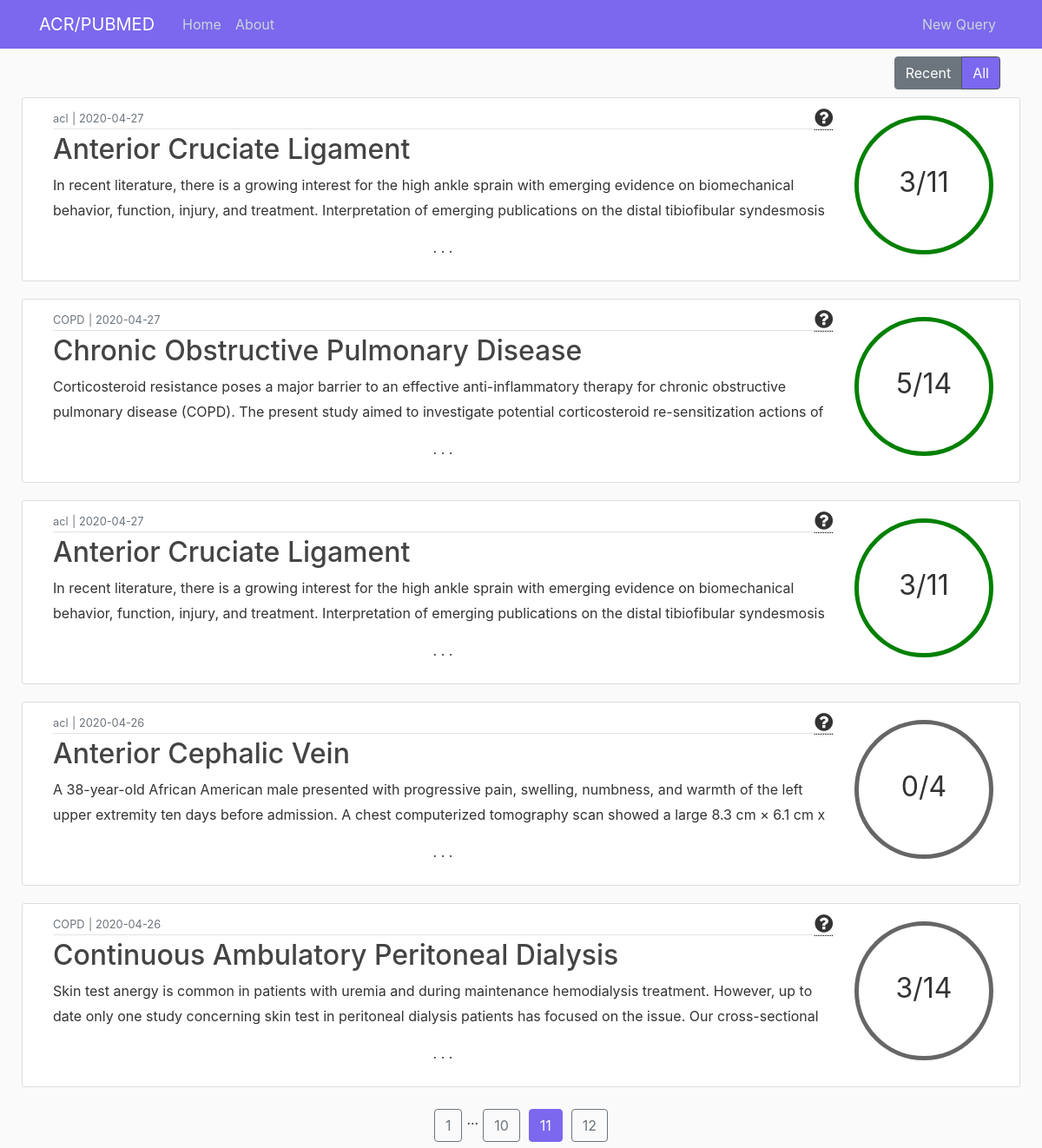
Screenshot of /home/all?page=11 with the database file from the repository.
### flaskblog/models.py (models this page shows, shortened)
class QueryT(db.Model):
    __tablename__ = 'queryt'
    id = db.Column(db.Integer, primary_key=True)
    term = db.Column(db.String(100), nullable=False)
    origterm = db.Column(db.String(100), nullable=False)
    date_posted = db.Column(db.DateTime, nullable=False, default=datetime.utcnow)
    content = db.Column(db.Text, nullable=False)
    percentmatch = db.Column(db.String(3), nullable=False)
    origtermpresent = db.Column(db.Boolean, nullable=False)
    acrmatches = db.Column(db.Text)
    lfmatches = db.Column(db.Text)
    user_id = db.Column(db.String(50), nullable=False)

### flaskblog/main/routes.py (the view)
@main.route("/home/all")
def home_all():
    page = request.args.get('page', 1, type=int)
    queriest = QueryT.query.order_by(QueryT.date_posted.desc()).paginate(page=page, per_page=5)
    return render_template('home.html', queriest=queriest, active1="", active2="active")

### flaskblog/templates/home.html (shortened to what this page needs)
{% extends "layout.html" %}
{% block content %}
    <div class="container-fluid">
        <main role="main">
          <div class="row">
            <div class="d-flex flex-row-reverse col-md-12">
                <div id="toggler" class="btn-group btn-group-toggle p-2">
                    <label class="btn btn-secondary {{ active1 }}" onclick="location.href='{{ url_for('main.home') }}';">
                        <input type="radio" name="options" id="option1" autocomplete="off"> Recent
                    </label>
                    <label class="btn btn-secondary {{ active2 }}" onclick="location.href='{{ url_for('main.home_all') }}';">
                        <input type="radio" name="options" id="option2" autocomplete="off"> All
                    </label>
                </div>
            </div>
            <div id="mess" class="col-md-12">
            </div>
            {% for queryt in queriest.items %}
                <article class="media content-section col-md-12">
                    <div class="media-body col-md-12">
                        <div class="article-metadata">
                            <small class="text-muted">{{ queryt.origterm }}</small>
                            <small class="text-muted"> | </small>
                            <small class="text-muted">{{ queryt.date_posted.strftime('%Y-%m-%d') }}</small>
                            <div class="d-none d-sm-block rightsidediv tooltip">
                                <i class="fa fa-question-circle" style="font-size:24px"></i>
                            </div>
                        </div>
                        <h2><a class="article-title" href="{{ url_for('queries.queryt', queryt_id=queryt.id) }}">{{ queryt.term }}</a></h2>
                        <p class="article-home">{{ queryt.content }}</p>
                        <p class="cont-dash">. . .</p>
                    </div>
                    <div class="d-none d-sm-block">
                        {% if queryt.origtermpresent %}
                            <div class = "align-self-center circleg"><p></p>{{  queryt.percentmatch }}</div>
                        {% else %}
                            <div class = "align-self-center circle"><p></p>{{  queryt.percentmatch }}</div>
                        {% endif %}
                    </div>
                </article>
            {% endfor %}
          </div>
        </main>
    </div>
{% endblock content %}
{% block footer %}
<div id="foot" class="d-flex justify-content-center col-md-12">
    {% for page_num in queriest.iter_pages(left_edge=1, right_edge=1, left_current=1, right_current=2) %}
        {% if page_num %}
            {% if queriest.page == page_num %}
                {% if active2 %}
                    <a id = "current" class="btn btn-info mb-4" href="{{ url_for('main.home_all', page=page_num) }}">{{ page_num }}</a>
                {% else %}
                    <a id = "current" class="btn btn-info mb-4" href="{{ url_for('main.home', page=page_num) }}">{{ page_num }}</a>
                {% endif %}
            {% else %}
                {% if active2 %}
                    <a class="btn btn-outline-info mb-4" href="{{ url_for('main.home_all', page=page_num) }}">{{ page_num }}</a>
                {% else %}
                    <a class="btn btn-outline-info mb-4" href="{{ url_for('main.home', page=page_num) }}">{{ page_num }}</a>
                {% endif %}
            {% endif %}
        {% else %}
            ...
        {% endif %}
    {% endfor %}
</div>
{% endblock %}

### flaskblog/static/main.css (style rules this page uses)
body { background: #fafafa; color: #333333; margin-top: 4rem; }
h1, h2, h3, h4, h5, h6 { color: #444444; }
.btn.btn-secondary.active { background-color:#7b68ee !important; }
.content-section { vertical-align: central; background: #ffffff; padding: 10px 20px; border: 1px solid #dddddd; border-radius: 3px; margin-bottom: 20px; }
.circle { width: 5em; height: 5em; line-height: 3.5em; border-radius: 50%; text-align: center; font-size: 32px; border: 5px solid #666; margin: 10px; }
.btn-outline-info { border-color:#6c757d; color:#6c757d; margin-right: 5px; margin-left:5px; }
.btn-info { background-color: mediumslateblue; border-color:mediumslateblue; margin-right: 5px; margin-left:5px; }
.container-fluid { padding: 0px 40px; vertical-align: central; position: absolute; top: 3.5em; bottom: 50px; right: 0; left: 0; overflow-y: auto; }
#foot { margin-top: 5px !important; }
.row { margin-top:1px; }
.circleg { width: 5em; height: 5em; line-height: 3.5em; border-radius: 50%; text-align: center; font-size: 32px; border: 5px solid green; margin: 10px; }
.article-title { color: #444444; overflow: hidden; text-overflow: ellipsis; }
.article-home { white-space: pre-line; overflow: hidden; text-overflow: ellipsis; max-height: 3.6em; line-height: 1.8em; }
.cont-dash { text-align: center; }
.article-metadata { padding-bottom: 1px; margin-bottom: 4px; border-bottom: 1px solid #e3e3e3; }
.rightsidediv { float:right; opacity: 1; }
.tooltip { position: relative; display: inline-block; z-index: 1000; border-bottom: 1px dotted black; }
.media-body { overflow:hidden; }

### rows the page displays
QueryT: origterm "acl", date_posted "2020-04-27", term "Anterior Cruciate Ligament", content "In recent literature, there is a growing interest for the high ankle sprain with emerging evidence on biomechanical behavior, function, injury, and treatment. Interpretation of emerging publications on the distal tibiofibular syndesmosis…", percentmatch "3/11"
QueryT: origterm "COPD", date_posted "2020-04-27", term "Chronic Obstructive Pulmonary Disease", content "Corticosteroid resistance poses a major barrier to an effective anti-inflammatory therapy for chronic obstructive pulmonary disease (COPD). The present study aimed to investigate potential corticosteroid re-sensitization actions of…", percentmatch "5/14"
QueryT: origterm "acl", date_posted "2020-04-27", term "Anterior Cruciate Ligament", content "In recent literature, there is a growing interest for the high ankle sprain with emerging evidence on biomechanical behavior, function, injury, and treatment. Interpretation of emerging publications on the distal tibiofibular syndesmosis…", percentmatch "3/11"
QueryT: origterm "acl", date_posted "2020-04-26", term "Anterior Cephalic Vein", content "A 38-year-old African American male presented with progressive pain, swelling, numbness, and warmth of the left upper extremity ten days before admission. A chest computerized tomography scan showed a large 8.3 cm × 6.1 cm x…", percentmatch "0/4"
QueryT: origterm "COPD", date_posted "2020-04-26", term "Continuous Ambulatory Peritoneal Dialysis", content "Skin test anergy is common in patients with uremia and during maintenance hemodialysis treatment. However, up to date only one study concerning skin test in peritoneal dialysis patients has focused on the issue. Our cross-sectional…", percentmatch "3/14"

### other values shown
{{ page_num }} "1" "10" "12"
{{ page_num }} "11"
